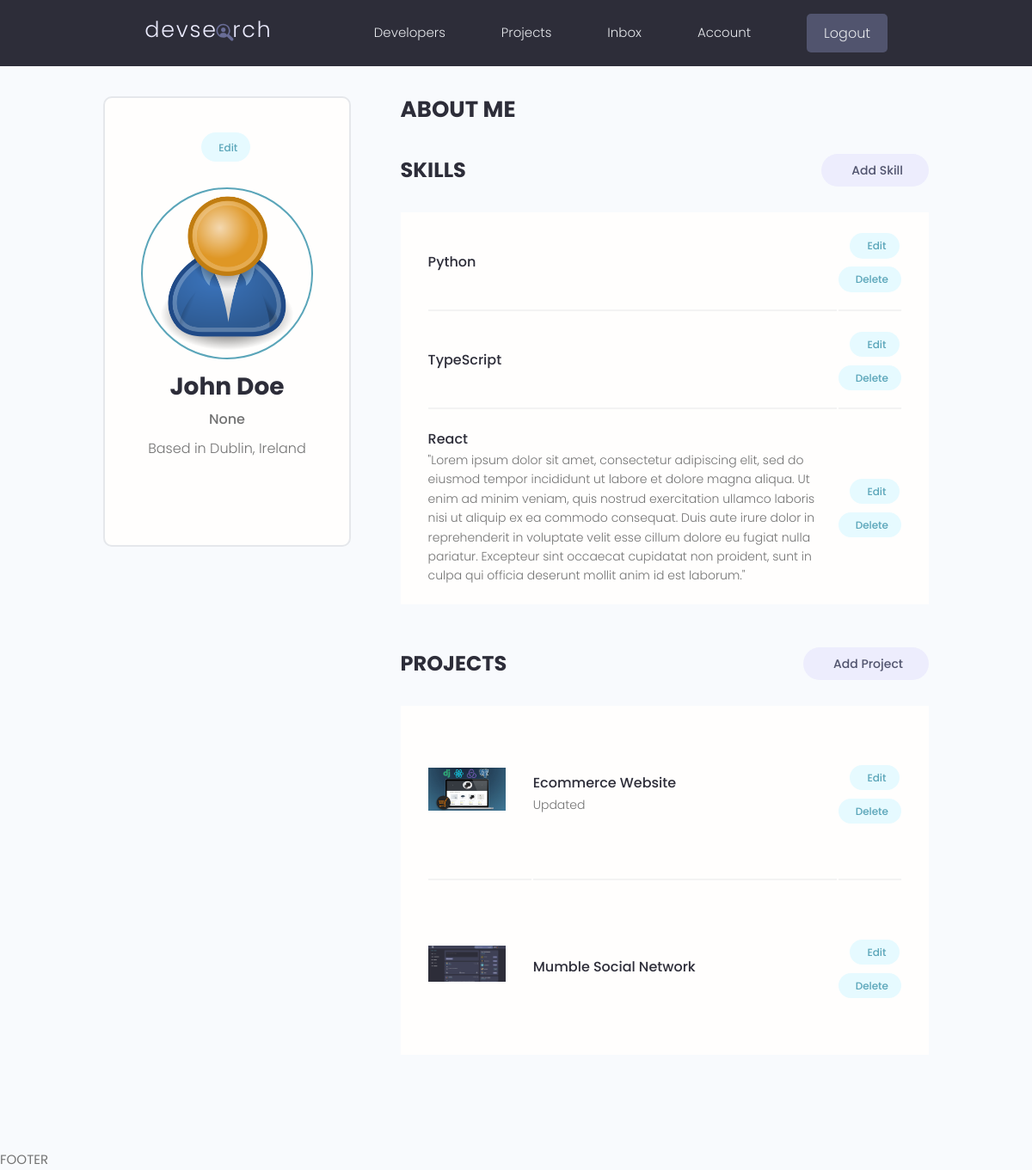
The page /account/ (signed in) on the database as committed earlier.
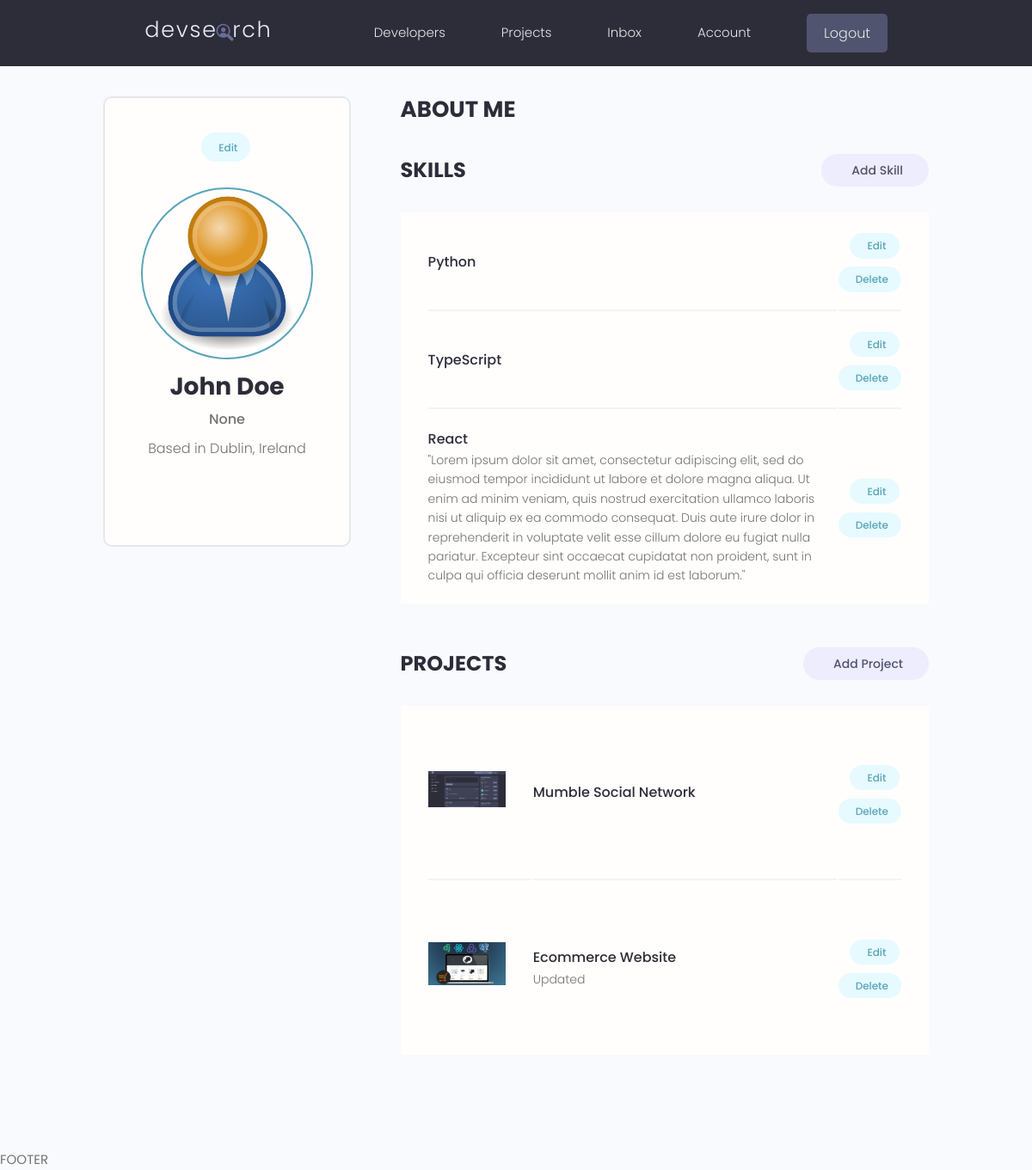
The same page on the database as committed later.
### users/models.py (models this page shows, shortened)
class Skill(models.Model):
  owner = models.ForeignKey(Profile, on_delete=models.CASCADE, null=True, blank=True)
  name = models.CharField(max_length=500, null=True, blank=True)
  description = models.TextField(null=True, blank=True)
  created = models.DateTimeField(auto_now_add=True)
  id = models.UUIDField(default=uuid.uuid4, unique=True, primary_key=True, editable=False)

### projects/models.py (models this page shows, shortened)
class Project(models.Model):
    owner = models.ForeignKey(Profile, null=True, blank=True, on_delete=models.SET_NULL)
    title = models.CharField(max_length=200)
    description = models.TextField(null=True, blank=True)
    featured_image = models.ImageField(null=True, blank=True, default="default.jpg")
    demo_link = models.CharField(max_length=2000, null=True, blank=True)
    source_link = models.CharField(max_length=2000, null=True, blank=True)
    tags = models.ManyToManyField('Tag', blank=True)
    vote_total = models.IntegerField(default=0, null=True, blank=True)
    vote_ratio = models.IntegerField(default=0, null=True, blank=True)
    created = models.DateTimeField(auto_now_add=True)
    id = models.UUIDField(default=uuid.uuid4, unique=True, primary_key=True, editable=False)
    class Meta:
        ordering = ['-vote_ratio', '-vote_total', 'title']

### users/views.py (the view)
# urls.py: path('account/', views.userAccount, name='account'),
@login_required(login_url='login')
def userAccount(request):
  profile = request.user.profile
  skills = profile.skill_set.all()
  projects = profile.project_set.all()
  context = {
    'profile': profile,
    'skills': skills,
    'projects': projects,
    }
  return render(request, 'users/account.html', context)

### users/templates/users/account.html (shortened to what this page needs)
{% extends 'main.html' %}
{% load static %}
{% block content %}
  <main class="settingsPage profile my-md">
    <div class="container">
      <div class="layout">
        <div class="column column--1of3">
          <div class="card text-center">
            <div class="card__body dev">
              <a class="tag tag--pill tag--main settings__btn" href="{% url 'edit-account' %}"> Edit</a>
              <img class="avatar avatar--xl dev__avatar" src="{{profile.profile_image.url}}" />
              <h2 class="dev__name">{{profile.name}}</h2>
              <p class="dev__title">{{profile.short_intro}}</p>
              <p class="dev__location">Based in {{ profile.location }}</p>
            </div>
          </div>
        </div>
        <div class="column column--2of3">
          <div class="devInfo">
            <h3 class="devInfo__title">About Me</h3>
          </div>
          <div class="settings">
            <h3 class="settings__title">Skills</h3>
            <a class="tag tag--pill tag--sub settings__btn tag--lg" href="{% url 'create-skill' %}"> Add Skill</a>
          </div>
          <table class="settings__table">
            {% for skill in skills %}
            <tr>
              <td class="settings__tableInfo">
                <h4>{{skill.name}}</h4>
                <p>
                  {{skill.description}}
                </p>
              </td>
              <td class="settings__tableActions">
                <a class="tag tag--pill tag--main settings__btn" href="{% url 'update-skill' skill.id %}"> Edit</a>
                <a class="tag tag--pill tag--main settings__btn" href="{% url 'delete-skill' skill.id %}?next=/account">
                  Delete</a>
              </td>
            </tr>
            {% endfor %}
          </table>
          <div class="settings">
            <h3 class="settings__title">Projects</h3>
            <a class="tag tag--pill tag--sub settings__btn tag--lg" href="{% url 'create-project' %}"> Add Project</a>
          </div>
          <table class="settings__table">
            {% for project in projects %}
              <tr>
                <td class="settings__thumbnail">
                  <a href="{% url 'project' project.id %}"><img src="{{project.featured_image.url}}" alt="Project Thumbnail" /></a>
                </td>
                <td class="settings__tableInfo">
                  <a href="{% url 'project' project.id %}">{{project.title}}</a>
                  <p>
                    {{project.description|slice:"150"}}
                  </p>
                </td>
                <td class="settings__tableActions">
                  <a class="tag tag--pill tag--main settings__btn" href="{% url 'update-project' project.id %}"> Edit</a>
                  <a class="tag tag--pill tag--main settings__btn" href="{% url 'delete-project' project.id  %}?next=/account">
                    Delete</a>
                </td>
              </tr>
            {% endfor %}
          </table>
        </div>
      </div>
    </div>
  </main>
{% endblock content %}

Rows that differ between the two databases and show on the page:
changed Project "Mumble Social Network": moves up the list
